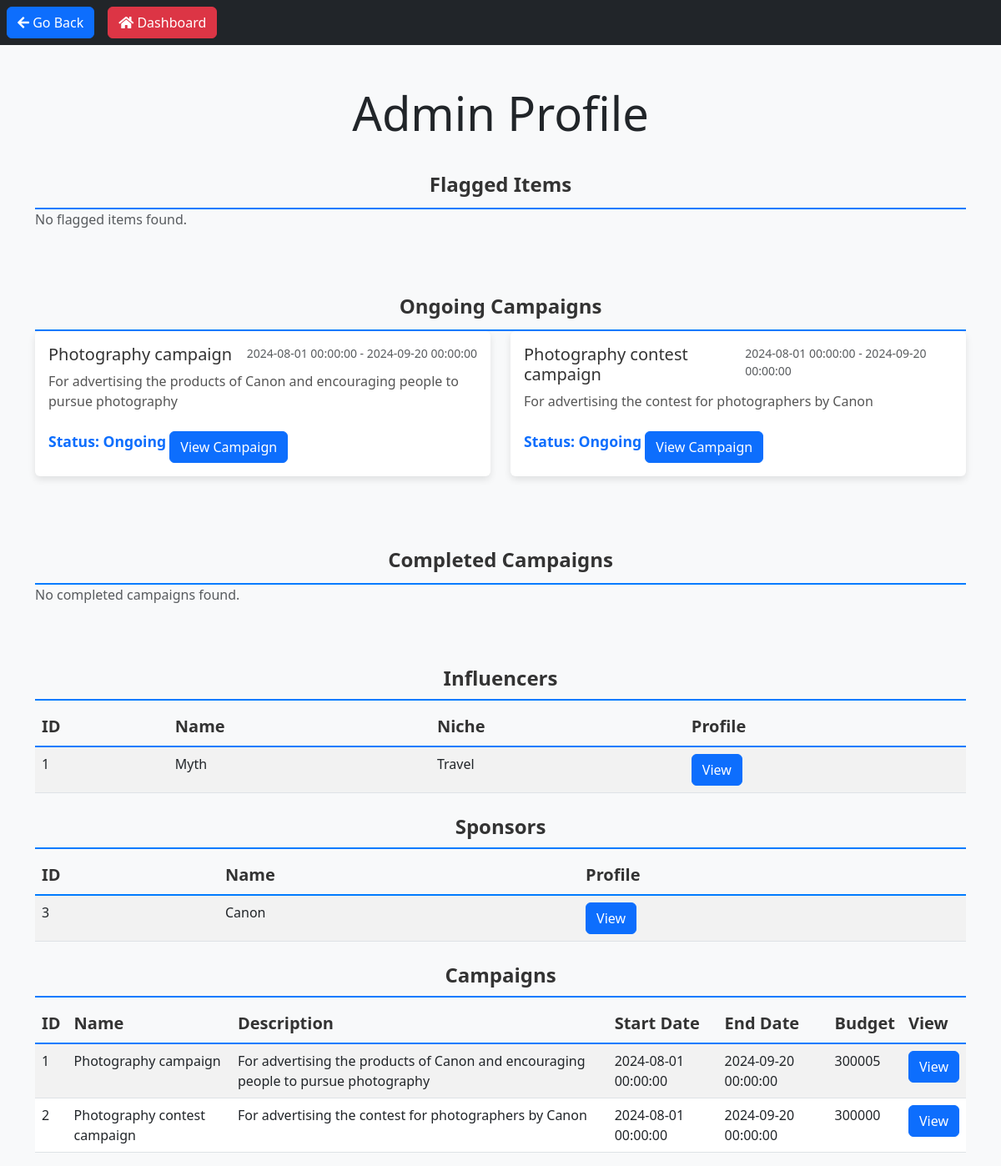
Screenshot of /admin_profile (signed in) with the database file from the repository.
### models.py (models this page shows, shortened)
class Campaign(db.Model):
    __tablename__ = "campaign"
    id = db.Column(db.Integer, primary_key=True)
    name = db.Column(db.String(64), nullable=False)
    date_created = db.Column(db.DateTime, nullable=False, default=datetime.utcnow)
    description = db.Column(db.String(84), nullable=False)
    start_date = db.Column(db.DateTime, nullable=False)
    end_date = db.Column(db.DateTime, nullable=False)
    budget = db.Column(db.Integer, nullable=False)
    visibility = db.Column(db.String(84), nullable=False)
    goals = db.Column(db.String(84), nullable=False)
    niche = db.Column(db.String(64), nullable=False)
    user_id = db.Column(db.Integer, db.ForeignKey('user.id'), nullable=False)
    associated_influencers = db.relationship('Influencer', secondary=influencer_campaign_association,
                                             back_populates='campaigns')
    ads = db.relationship('Ad', backref='campaign', lazy=True)
    user = db.relationship('User', backref='campaigns')

class Influencer(db.Model):
    __tablename__ = "influencer"
    id = db.Column(db.Integer, primary_key=True)
    user_id = db.Column(db.Integer, db.ForeignKey('user.id'), nullable=False)
    name = db.Column(db.String(64), nullable=False)
    platform = db.Column(db.String(64), nullable=False)
    niche = db.Column(db.String(64), nullable=False)
    reach = db.Column(db.Integer, nullable=False)
    profile_picture = db.Column(db.String(128))
    campaigns = db.relationship('Campaign', secondary=influencer_campaign_association,
                                back_populates='associated_influencers')
    user = db.relationship('User', back_populates='influencers')
    ads = db.relationship('Ad', backref='influencer', lazy=True)

class User(UserMixin, db.Model):
    __tablename__ = "user"
    id = db.Column(db.Integer, primary_key=True)
    name = db.Column(db.String(150), nullable=False)
    username = db.Column(db.String(150), nullable=False)
    password = db.Column(db.String(150), nullable=False)
    role = db.Column(db.String(50), nullable=False)
    influencers = db.relationship('Influencer', back_populates='user', viewonly=True)
    @property
    def is_authenticated(self):
        return True

### main.py (the view)
@app.route('/admin_profile')
@login_required
def admin_profile():
    influencers = Influencer.query.all()
    sponsors = User.query.filter_by(role='Sponsor').all()
    campaigns = Campaign.query.all()
    ongoing_campaigns = []
    completed_campaigns = []
    flagged_items = Flag.query.all()
    for campaign in campaigns:
        ads = campaign.ads
        all_completed = all(ad.status == 'Completed' for ad in ads)
        if all_completed:
            completed_campaigns.append(campaign)
        else:
            ongoing_campaigns.append(campaign)
    return render_template('admin_profile.html',flagged_items = flagged_items, ongoing_campaigns=ongoing_campaigns, completed_campaigns=completed_campaigns, influencers=influencers, campaigns=campaigns, sponsors=sponsors)

### main.py (called while the page is built)
@login_manager.user_loader
def load_user(user_id):
    return User.query.get(int(user_id))

### templates/admin_profile.html (shortened to what this page needs)
<!DOCTYPE html>
<html lang="en">
  <head>
    <link
      href="https://cdn.jsdelivr.net/npm/bootstrap@5.3.0/dist/css/bootstrap.min.css"
      rel="stylesheet"
    />
    <link
      href="https://cdnjs.cloudflare.com/ajax/libs/font-awesome/5.15.1/css/all.min.css"
      rel="stylesheet"
    />
  </head>
  <body>
    <nav class="navbar navbar-expand-lg navbar-dark bg-dark">
      <button class="btn btn-primary ms-2" onclick="history.back()">
        <i class="fas fa-arrow-left"></i> Go Back
      </button>
      <button
        class="btn btn-danger ms-3"
        onclick="window.location.href='/admin_dashboard'"
      >
        <i class="fas fa-home"></i> Dashboard
      </button>
    </nav>
    <div class="container my-5">
      <div class="text-center mb-4">
        <h1 class="display-4">Admin Profile</h1>
      </div>
      <div class="mb-5">
        <div class="heading">Flagged Items</div>
        <div class="card-body">
          <div class="row">
            {% if flagged_items %} {% for flag in flagged_items %}
            <div class="col-md-4 mb-4">
              <div class="card">
                <div class="card-body">
                  <h5 class="card-title">Item Type: {{ flag.item_type }}</h5>
                  <p class="card-text">Item ID: {{ flag.item_id }}</p>
                  <p class="card-text">Item Name: {{ flag.item_name }}</p>
                  <p class="card-text">Reason: {{ flag.reason }}</p>
                  {% if flag.item_type == 'Influencer' %}
                  <a
                    href="{{ url_for('view_influencer', influencer_id=flag.item_id) }}"
                    class="btn btn-primary"
                    >View Influencer</a
                  >
                  {% elif flag.item_type == 'Sponsor' %}
                  <a
                    href="{{ url_for('view_sponsor', sponsor_id=flag.item_id) }}"
                    class="btn btn-primary"
                    >View Sponsor</a
                  >
                  {% elif flag.item_type == 'Campaign' %}
                  <a
                    href="{{ url_for('view_campaign', campaign_id=flag.item_id) }}"
                    class="btn btn-primary"
                    >View Campaign</a
                  >
                  {% endif %}
                  <form
                    action="{{ url_for('remove_flag', flag_id=flag.id) }}"
                    method="POST"
                    class="mt-2"
                  >
                    <button type="submit" class="btn btn-danger">Remove</button>
                  </form>
                </div>
              </div>
            </div>
            {% endfor %} {% else %}
            <p class="text-muted">No flagged items found.</p>
            {% endif %}
          </div>
        </div>
      </div>
      <div class="mb-5">
        <div class="heading">Ongoing Campaigns</div>
        <div class="card-body">
          <div class="row">
            {% for campaign in ongoing_campaigns %}
            <div class="col-md-6 mb-4">
              <div class="card">
                <div class="card-body">
                  <div class="d-flex w-100 justify-content-between">
                    <h5 class="card-title">{{ campaign.name }}</h5>
                    <small class="text-muted"
                      >{{ campaign.start_date }} - {{ campaign.end_date
                      }}</small
                    >
                  </div>
                  <p class="card-text">{{ campaign.description }}</p>
                  <small class="status text-primary">Status: Ongoing</small>
                  <a
                    href="{{ url_for('view_campaign', campaign_id=campaign.id) }}"
                    class="btn btn-primary mt-2"
                    >View Campaign</a
                  >
                </div>
              </div>
            </div>
            {% endfor %}
          </div>
        </div>
      </div>
      <div>
        <div class="heading">Completed Campaigns</div>
        <div class="card-body">
          <div class="row">
             {% if not completed_campaigns %}
            <p class="text-muted">No completed campaigns found.</p>
            {% endif %}
          </div>
        </div>
      </div>
    </div>
    <div class="container">
      <h2 class="heading">Influencers</h2>
      <table class="table table-striped">
        <thead>
          <tr>
            <th>ID</th>
            <th>Name</th>
            <th>Niche</th>
            <th>Profile</th>
          </tr>
        </thead>
        <tbody>
          {% for influencer in influencers %}
          <tr>
            <td>{{ influencer.id }}</td>
            <td>{{ influencer.name }}</td>
            <td>{{ influencer.niche}}</td>
            <td>
              <a
                href="{{ url_for('view_influencer', influencer_id=influencer.id) }}"
                class="btn btn-primary"
                >View</a
              >
            </td>
          </tr>
          {% endfor %}
        </tbody>
      </table>
      <h2 class="heading">Sponsors</h2>
      <table class="table table-striped">
        <thead>
          <tr>
            <th>ID</th>
            <th>Name</th>
            <th>Profile</th>
          </tr>
        </thead>
        <tbody>
          {% for sponsor in sponsors %}
          <tr>
            <td>{{ sponsor.id }}</td>
            <td>{{ sponsor.username }}</td>
            <td>
              <a
                href="{{ url_for('view_sponsor', sponsor_id=sponsor.id) }}"
                class="btn btn-primary"
                >View</a
              >
            </td>
          </tr>
          {% endfor %}
        </tbody>
      </table>
      <h2 class="heading">Campaigns</h2>
      <table class="table table-striped">
        <thead>
          <tr>
            <th>ID</th>
            <th>Name</th>
            <th>Description</th>
            <th>Start Date</th>
            <th>End Date</th>
            <th>Budget</th>
            <th>View</th>
          </tr>
        </thead>
        <tbody>
          {% for campaign in campaigns %}
          <tr>
            <td>{{ campaign.id }}</td>
            <td>{{ campaign.name }}</td>
            <td>{{ campaign.description }}</td>
            <td>{{ campaign.start_date }}</td>
            <td>{{ campaign.end_date }}</td>
            <td>{{ campaign.budget }}</td>
            <td>
              <a
                href="{{ url_for('view_campaign', campaign_id=campaign.id) }}"
                class="btn btn-primary"
                >View</a
              >
            </td>
          </tr>
          {% endfor %}
        </tbody>
      </table>
    </div>
  </body>
</html>

### templates/admin_profile.html (style rules this page uses)
body { background-color: #f8f9fa; }
.card { border: none; box-shadow: 0 4px 8px rgba(0, 0, 0, 0.1); }
.card-title { color: #333; }
.card-text, .small { color: #555; }
.status { font-weight: bold; font-size: 1.1rem; }
.heading { font-size: 1.5rem; font-weight: bold; color: #333; text-align: center; padding: 10px 0; border-bottom: 2px solid #007bff; }
.table th, .card-header { background-color: transparent; color: #333; font-size: 1.25rem; border-bottom: 2px solid #007bff; }

### rows the page displays
Campaign: name "Photography campaign", start_date "2024-08-01 00:00:00", end_date "2024-09-20 00:00:00", description "For advertising the products of Canon and encouraging people to pursue photography", id "1", budget "300005"
Campaign: name "Photography contest campaign", start_date "2024-08-01 00:00:00", end_date "2024-09-20 00:00:00", description "For advertising the contest for photographers by Canon", id "2", budget "300000"
Influencer: id "1", name "Myth", niche "Travel"
User: id "3", username "Canon"
